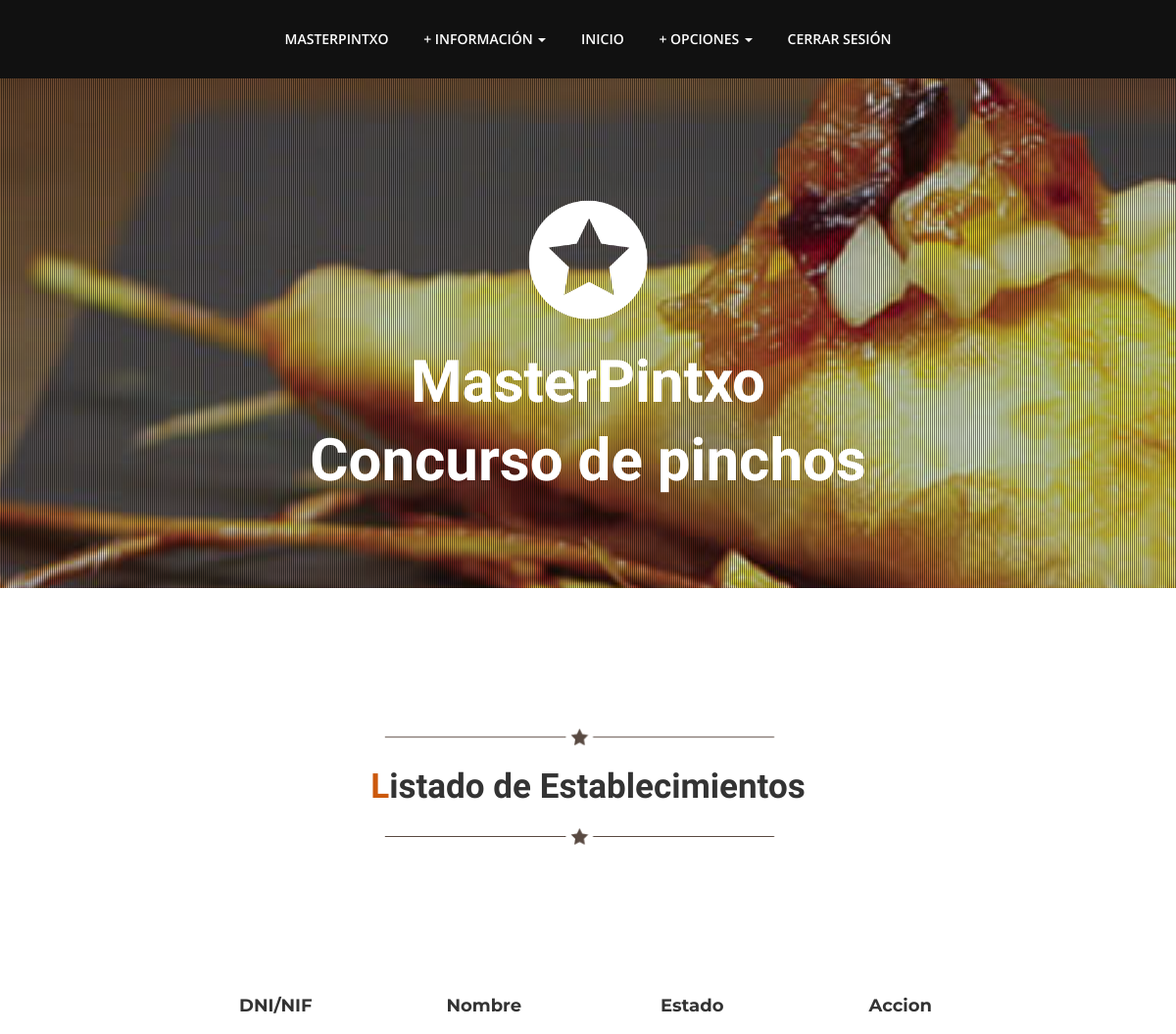
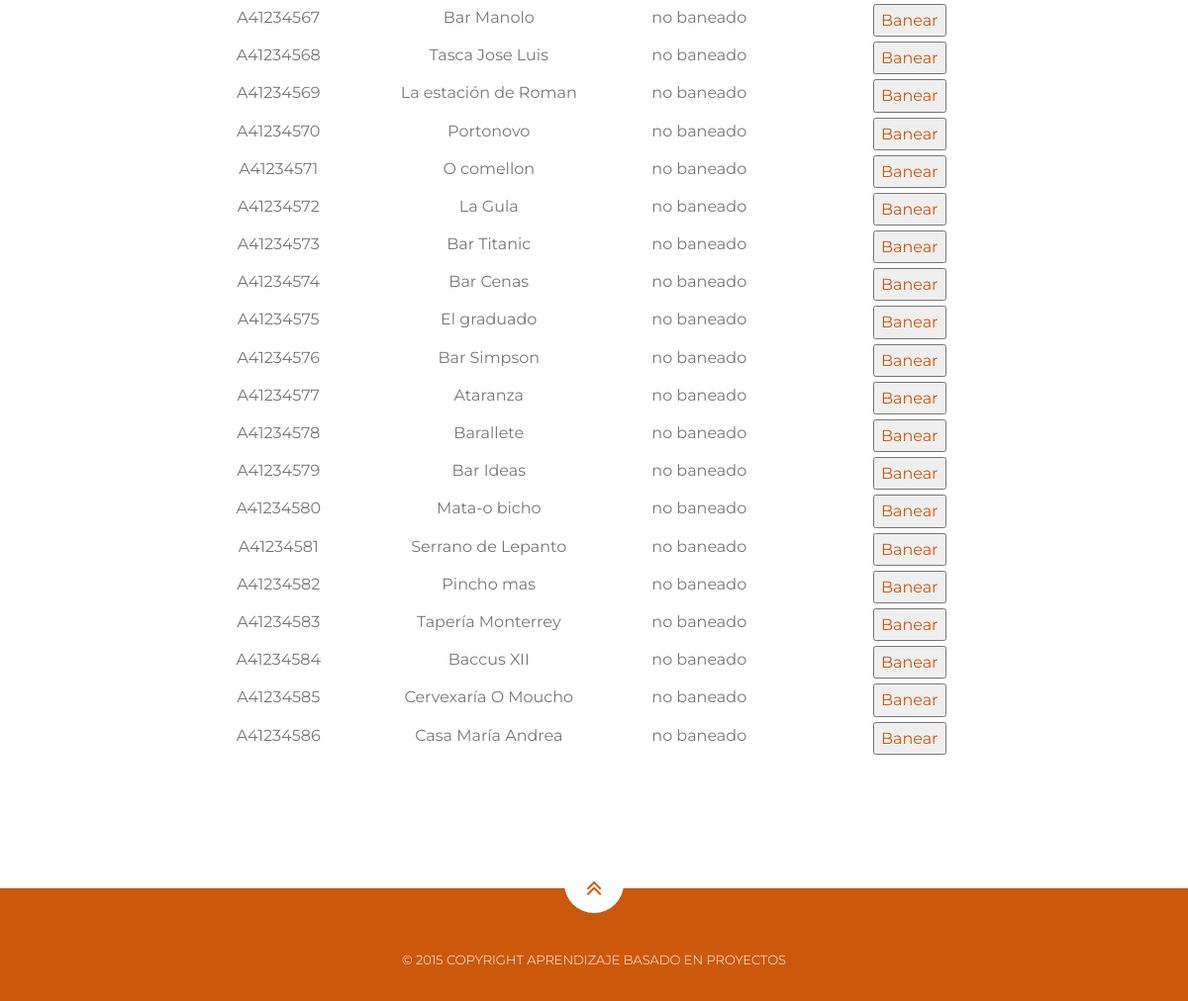
The app's page /index.php?controller=organizador&action=listarEst (signed in) with its own data (2 pictures, top to bottom).
### tables this page shows
CREATE TABLE IF NOT EXISTS `Establecimiento` (
  `nombreE` VARCHAR(30) NOT NULL COMMENT '',
  `direccionE` VARCHAR(45) NOT NULL COMMENT '',
  `nif` VARCHAR(9) NOT NULL COMMENT '',
  `contrasenhaE` VARCHAR(45) NOT NULL COMMENT '',
  `telfE` VARCHAR(9) NOT NULL COMMENT '',
  PRIMARY KEY (`nif`)  COMMENT '');

### nucleo/ViewManager.php (called while the page is built, shortened)
<?php
class ViewManager {
  private $variables = array();
  public function setVariable($varname, $value, $flash=false) {
    $this->variables[$varname] = $value;
  }
  public function getVariable($varname, $default=NULL) {
    return $this->variables[$varname];
  }
  public function render($controller, $viewname) {
    include(__DIR__."/../vistas/$controller/$viewname.php");
  }
  private static $viewmanager_singleton = NULL;
  public static function getInstance() {
    if (self::$viewmanager_singleton == null) {
      self::$viewmanager_singleton = new ViewManager();
    }
    return self::$viewmanager_singleton;
  }
}

### index.php (called while the page is built, shortened)
<?php
function run() {
  try {
    $controller = loadController($_GET["controller"]);
    $actionName = $_GET["action"];
    $controller->$actionName();
  } catch(Exception $ex) {
    die("An exception occured!!!!!".$ex->getMessage());
  }
}
function loadController($controllerName) {
  return new $controllerClassName();
}
run();
?>

### model/EstablecimientoMapper.php (called while the page is built, shortened)
<?php
require_once(__DIR__ . "/../nucleo/PDOConnection.php");
class EstablecimientoMapper
{
    private $db;
    public function __construct()
    {
        $this->db = PDOConnection::getInstance();
    }
    public function findAll()
    {
        $stmt = $this->db->query("SELECT * FROM Establecimiento");
        $esta_db = $stmt->fetchAll(PDO::FETCH_ASSOC);
        return $esta_db;
    }
}

### nucleo/PDOConnection.php (called while the page is built)
<?php
class PDOConnection {
  private static $dbhost = "127.0.0.1";
  private static $dbname = "G_31MasterPintxo";
  private static $dbuser = "adminG31";
  private static $dbpass = "abc123.";
  private static $db_singleton = null;
  public static function getInstance() {
    if (self::$db_singleton == null) {
      self::$db_singleton = new PDO(
	"mysql:host=".self::$dbhost.";dbname=".self::$dbname.";charset=utf8",
	self::$dbuser,
	self::$dbpass,
	array(
	  PDO::ATTR_EMULATE_PREPARES => false,
	  PDO::ATTR_ERRMODE => PDO::ERRMODE_EXCEPTION
	)
      );
    }
    return self::$db_singleton;
  }
}
?>

### vistas/organizador/listaEst.php (the view, shortened to what this page needs)
<?php
require_once(__DIR__ . "/../../nucleo/ViewManager.php");
$view = ViewManager::getInstance();
$lista=$view->getVariable("listado");
?>
<li class="menuItem"><a href="index.php?controller=usuario&amp;action=index#seccionI">Inicio</a></li>
<li class="dropdown">
    <a href="#" class="dropdown-toggle" data-toggle="dropdown" role="button" aria-expanded="false"> + opciones <span class="caret"></span></a>
</li>
<li class="menuItem"><a href="index.php?controller=usuario&amp;action=logout">Cerrar sesi&oacute;n</a></li>
</ul>
</div>
</div>
</div>
</div>
</div>
</div>
</div>
</div>
</header>
<section id="seccionL">
    <div class="container">
        <div class="heading">
            <img class="dividerline" src="img/sep.png" alt="separador">
            <h2>Listado de Establecimientos</h2>
            <img class="dividerline" src="img/sep.png" alt="separador">
            <h3><br></h3>
            <h3><br></h3>
        </div>
    </div>
    <div class="container control tabla">
        <div class="row tituloTab">
            <div class="col-md-3">
                <h4>DNI/NIF</h4>
            </div>
            <div class="col-md-3">
                <h4>Nombre</h4>
            </div>
            <div class="col-md-3">
                <h4>Estado</h4>
            </div>
            <div class="col-md-3">
                <h4>Accion</h4>
            </div>
        </div>
        <?php foreach($lista as $est): ?>
            <div class="row usuTab">
                <div class="col-md-3">
                    <?php echo $est["nif"]; ?>
                </div>
                <div class="col-md-3">
                    <?php echo $est["nombreE"]; ?>
                </div>
                <div class="col-md-3">
                    <?php echo $est["estado"]; ?>
                </div>
                <div class="col-md-3">
                    <?php if($est["estado"]=="baneado"){
                        echo '<a href="index.php?controller=organizador&amp;action=desbanear&amp;listar=listarEst&amp;idUsuario='.$est["nif"].'"><button class="submit button" type="button">Desbanear</button></a>';
                    }else{
                        echo '<a href="index.php?controller=organizador&amp;action=banear&amp;listar=listarEst&amp;idUsuario='.$est["nif"].'"><button class="submit button" type="button">Banear</button></a>';
                    }
                    ?>
                </div>
            </div>
        <?php endforeach ; ?>
    </div>
</section>

### css/theme.css (style rules this page uses)
body { font-family:'Montserrat',sans-serif; font-size:16px; line-height:1.7; color:#777; font-weight:400; overflow-x:hidden; }
h1,h2,h3,h4,h5,h6 { color:#333; line-height:1.4; font-weight:700; }
a,a:hover { color:#cc580c; text-decoration: none; }
img { max-width: 100%; }
.nav>li>a { display:inline-block; }
.navbar-nav>li { float:none; display:inline-block; }
.navbar.navbar-inverse.navbar-static-top a { color:#fff; padding:31px 16px; line-height:18px; text-align:center; }
.heading { padding-bottom:15px; text-align:center; max-width:960px; margin:0px auto; padding-top:80px; }
.heading h2 { font-weight:700; font-family:'Playball',cursive; font-size:35px; color:#333; margin:0; padding:5px; }
.heading h2::first-letter { color:#cc580c; }
.heading h3 { font-size:16px; line-height:1.7; }

### css/estilo.css (style rules this page uses)
.control { text-align: center; width: 50%; padding: 10px; }
.tabla { width: 70%; margin: 0 auto; }
.tituloTab { padding-bottom: 5px; margin-bottom: 5px; }
.usuTab { padding-bottom: 5px; }

### records on screen
establecimiento: nif "A41234567", nombreE "Bar Manolo", estado "no baneado"
establecimiento: nif "A41234568", nombreE "Tasca Jose Luis", estado "no baneado"
establecimiento: nif "A41234569", nombreE "La estación de Roman", estado "no baneado"
establecimiento: nif "A41234570", nombreE "Portonovo", estado "no baneado"
establecimiento: nif "A41234571", nombreE "O comellon", estado "no baneado"
establecimiento: nif "A41234572", nombreE "La Gula", estado "no baneado"
establecimiento: nif "A41234573", nombreE "Bar Titanic", estado "no baneado"
establecimiento: nif "A41234574", nombreE "Bar Cenas", estado "no baneado"
establecimiento: nif "A41234575", nombreE "El graduado", estado "no baneado"
establecimiento: nif "A41234576", nombreE "Bar Simpson", estado "no baneado"
establecimiento: nif "A41234577", nombreE "Ataranza", estado "no baneado"
establecimiento: nif "A41234578", nombreE "Barallete", estado "no baneado"
establecimiento: nif "A41234579", nombreE "Bar Ideas", estado "no baneado"
establecimiento: nif "A41234580", nombreE "Mata-o bicho", estado "no baneado"
establecimiento: nif "A41234581", nombreE "Serrano de Lepanto", estado "no baneado"
establecimiento: nif "A41234582", nombreE "Pincho mas", estado "no baneado"
establecimiento: nif "A41234583", nombreE "Tapería Monterrey", estado "no baneado"
establecimiento: nif "A41234584", nombreE "Baccus XII", estado "no baneado"
establecimiento: nif "A41234585", nombreE "Cervexaría O Moucho", estado "no baneado"
establecimiento: nif "A41234586", nombreE "Casa María Andrea", estado "no baneado"
